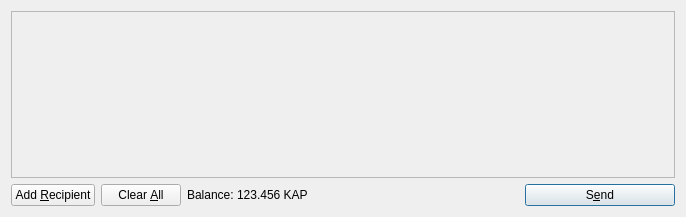
<?xml version="1.0" encoding="UTF-8"?>
<ui version="4.0">
 <class>SendCoinsDialog</class>
 <widget class="QDialog" name="SendCoinsDialog">
  <property name="geometry">
   <rect>
    <x>0</x>
    <y>0</y>
    <width>686</width>
    <height>217</height>
   </rect>
  </property>
  <property name="windowTitle">
   <string>Send Coins</string>
  </property>
  <layout class="QVBoxLayout" name="verticalLayout">
   <item>
    <widget class="QScrollArea" name="scrollArea">
     <property name="widgetResizable">
      <bool>true</bool>
     </property>
     <widget class="QWidget" name="scrollAreaWidgetContents">
      <property name="geometry">
       <rect>
        <x>0</x>
        <y>0</y>
        <width>666</width>
        <height>165</height>
       </rect>
      </property>
      <layout class="QVBoxLayout" name="verticalLayout_2">
       <property name="margin">
        <number>0</number>
       </property>
       <item>
        <layout class="QVBoxLayout" name="entries">
         <property name="spacing">
          <number>6</number>
         </property>
        </layout>
       </item>
       <item>
        <spacer name="verticalSpacer">
         <property name="orientation">
          <enum>Qt::Vertical</enum>
         </property>
         <property name="sizeHint" stdset="0">
          <size>
           <width>20</width>
           <height>40</height>
          </size>
         </property>
        </spacer>
       </item>
      </layout>
     </widget>
    </widget>
   </item>
   <item>
    <layout class="QHBoxLayout" name="horizontalLayout">
     <item>
      <widget class="QPushButton" name="addButton">
       <property name="toolTip">
        <string>Send to multiple recipients at once</string>
       </property>
       <property name="text">
        <string>Add &amp;Recipient</string>
       </property>
       <property name="icon">
        <iconset resource="../bitcoin.qrc">
         <normaloff>:/icons/add</normaloff>:/icons/add</iconset>
       </property>
       <property name="autoDefault">
        <bool>false</bool>
       </property>
      </widget>
     </item>
     <item>
      <widget class="QPushButton" name="clearButton">
       <property name="sizePolicy">
        <sizepolicy hsizetype="Minimum" vsizetype="Fixed">
         <horstretch>0</horstretch>
         <verstretch>0</verstretch>
        </sizepolicy>
       </property>
       <property name="toolTip">
        <string>Remove all transaction fields</string>
       </property>
       <property name="text">
        <string>Clear &amp;All</string>
       </property>
       <property name="icon">
        <iconset resource="../bitcoin.qrc">
         <normaloff>:/icons/remove</normaloff>:/icons/remove</iconset>
       </property>
       <property name="autoRepeatDelay">
        <number>300</number>
       </property>
       <property name="autoDefault">
        <bool>false</bool>
       </property>
      </widget>
     </item>
     <item>
      <layout class="QHBoxLayout" name="horizontalLayout_2">
       <property name="spacing">
        <number>3</number>
       </property>
       <item>
        <widget class="QLabel" name="label">
         <property name="text">
          <string>Balance:</string>
         </property>
        </widget>
       </item>
       <item>
        <widget class="QLabel" name="labelBalance">
         <property name="cursor">
          <cursorShape>IBeamCursor</cursorShape>
         </property>
         <property name="text">
          <string>123.456 KAP</string>
         </property>
         <property name="textInteractionFlags">
          <set>Qt::LinksAccessibleByMouse|Qt::TextSelectableByKeyboard|Qt::TextSelectableByMouse</set>
         </property>
        </widget>
       </item>
      </layout>
     </item>
     <item>
      <spacer name="horizontalSpacer">
       <property name="orientation">
        <enum>Qt::Horizontal</enum>
       </property>
       <property name="sizeHint" stdset="0">
        <size>
         <width>40</width>
         <height>20</height>
        </size>
       </property>
      </spacer>
     </item>
     <item>
      <widget class="QPushButton" name="sendButton">
       <property name="minimumSize">
        <size>
         <width>150</width>
         <height>0</height>
        </size>
       </property>
       <property name="toolTip">
        <string>Confirm the send action</string>
       </property>
       <property name="text">
        <string>S&amp;end</string>
       </property>
       <property name="icon">
        <iconset resource="../bitcoin.qrc">
         <normaloff>:/icons/send</normaloff>:/icons/send</iconset>
       </property>
       <property name="default">
        <bool>true</bool>
       </property>
      </widget>
     </item>
    </layout>
   </item>
  </layout>
 </widget>
 <resources>
  <include location="../bitcoin.qrc"/>
 </resources>
 <connections/>
</ui>
